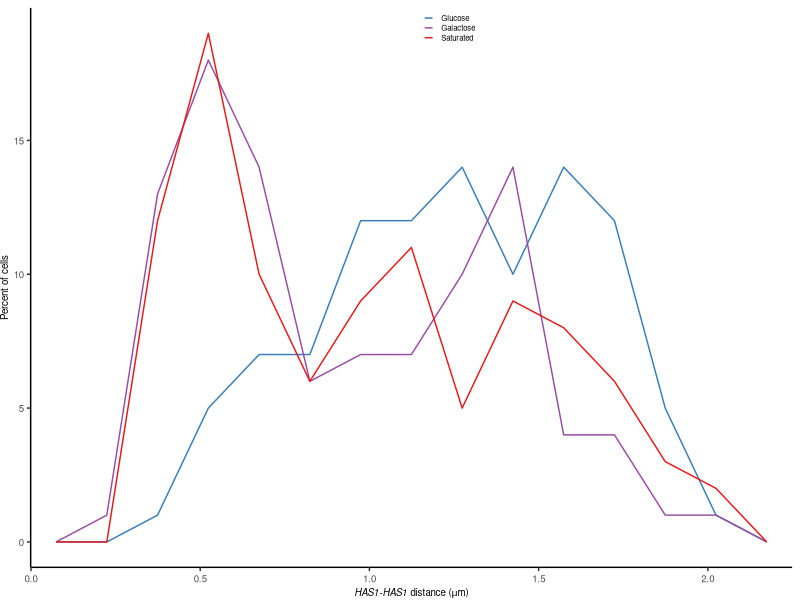
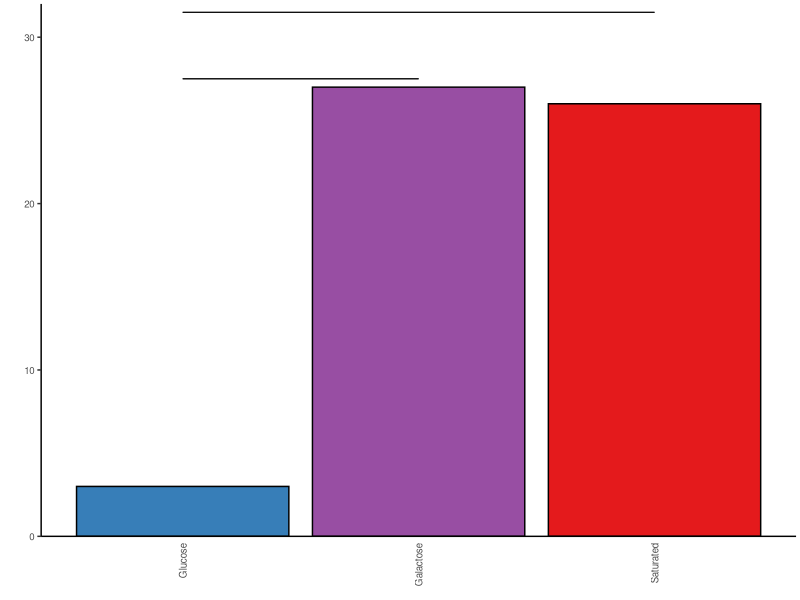
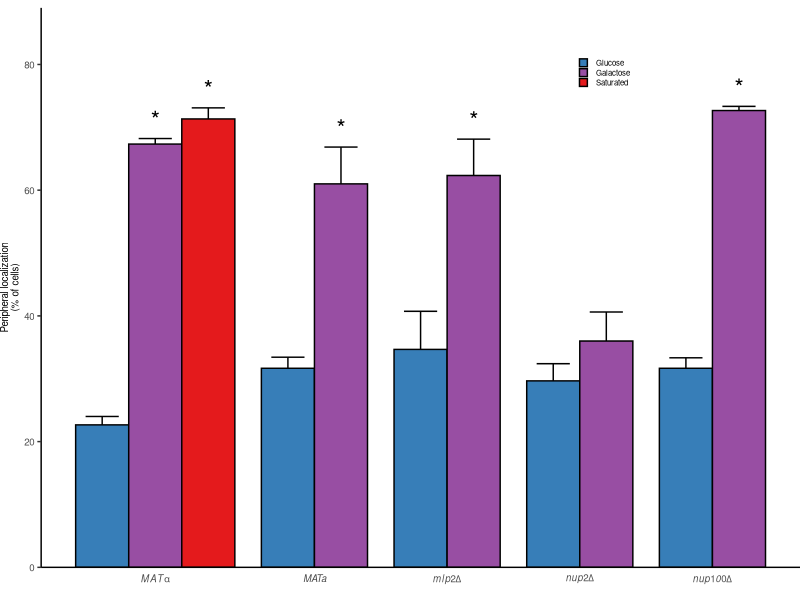

Generate these figures, in order, with R:
# load libraries ----
library(ggplot2)
library(scales)
library(RColorBrewer)
library(dplyr)
library(data.table)

# color palette and condition names ----
brewercols <- brewer.pal(7,"Set1")
cols=brewercols[c(2,4,1)]
conds=c("Glucose","Galactose","Saturated")

# HAS1 allele clustering ----

# load data
data <- read.csv("clustering_data.csv",header=FALSE)

# frequency polygon plot
pdf("HAS1_clustering_freqpoly.pdf",2.2,1.7)
ggplot(data) + geom_freqpoly(aes(x=V1,color=factor(V2,levels=conds)),binwidth=0.15,boundary=-0.001,size=.5) + 
  scale_color_manual(values = cols,name="",labels=conds) + 
  theme_classic() + 
  scale_x_continuous(expand=c(0,0)) + 
  theme(legend.position=c(0.55,0.98),text=element_text(size=7),axis.text=element_text(size=7),legend.key.size=unit(0.25,"cm")) + 
  xlab(expression(paste(italic("HAS1"),"-",italic("HAS1")," distance (",mu,"m)",sep=""))) + ylab("Percent of cells") +
  theme(plot.margin=unit(c(0.2,0.2,0,0),"cm"))
dev.off()

# calculate frequency d < 0.55 µm
dt <- data.table(data)
dt.out <- dt[,list(prop=sum(V1 < .55)/sum(V1 > 0)), by=V2]

# clustering bar plot
pdf("HAS1_clustering_bar.pdf",1.3,2)
ggplot(data.table(dt.out)) + geom_bar(aes(x=factor(V2,levels=conds),y=100*prop,fill=factor(V2,levels=conds)),stat="identity",color="black") + scale_fill_manual(values = cols,name="",labels=conds) +
  theme_classic() + xlab("") + theme(axis.ticks.x=element_blank(),axis.text.x=element_text(angle=90,hjust=1,vjust=0.5),text=element_text(size=7),axis.text=element_text(size=7),legend.position="none",legend.key.size=unit(0.25,"cm"),plot.margin=unit(c(0.1,0.1,0,0),"cm")) + 
  scale_y_continuous(expand=c(0,0),limits=c(0,32)) + ylab("\n") +
  scale_x_discrete(labels=conds) + 
  geom_segment(aes(x=1,xend=2,y=27.5,yend=27.5),size=0.25) + geom_segment(aes(x=1,xend=3,y=31.5,yend=31.5),size=0.25)
dev.off()

# HAS1 peripheral localization ----

# load data, calculate summary statistics
data2 <- read.csv("peripheral_data.csv",header=TRUE)
data2mat <- as.matrix(data2[,-1:-2])
data2$ave <- apply(data2mat,1,mean)
data2$sd <- apply(data2mat,1,sd)
data2$sem <- data2$sd/sqrt(3)

# plotting parameters
dodge <- position_dodge(width=0.8)
wid=0.8
spac=0.4
data2$x <- c(3*wid+spac,0,5*wid+2*spac,7*wid+3*spac,9*wid+4*spac,
             4*wid+spac,wid,6*wid+2*spac,8*wid+3*spac,10*wid+4*spac,
             2*wid)
data2$comb <- paste(data2$strain,data2$cond,sep="-")

# strain names and labels
strains <- c("WTalpha","WTa","mlp2","nup2","nup100")
strainlabs <- c(expression(italic(MAT * alpha)),
                expression(italic("MATa")),
                expression(italic(mlp2 * Delta)),
                expression(italic(nup2 * Delta)),
                expression(italic(nup100) * Delta))

# statistical significance
data2$mark <- c("","","","","","*","*","*","","*","*")

# peripheral localization bar plot
pdf("HAS1_peripheral.pdf",3.7,1.7)
ggplot(data2) + 
  geom_errorbar(aes(x=x,ymin=ave-sem,ymax=ave+sem),width=0.5) +
  geom_bar(aes(x=x,fill=factor(cond,levels=conds),y=ave),width=wid,stat="identity",color="black") + 
  scale_fill_manual(values=cols,name="",labels=conds) +
  theme_classic() + 
  scale_y_continuous(expand=c(0,0),limits=c(0,89)) + 
  ylab("Peripheral localization\n(% of cells)") + xlab("") +
  scale_x_continuous(breaks=c(wid,3.5*wid+spac,5.5*wid+2*spac,7.5*wid+3*spac,9.5*wid+4*spac),labels=strainlabs) + 
  theme(text=element_text(size=7),axis.ticks.x=element_blank(),axis.text=element_text(size=7),legend.key.size=unit(0.25,"cm"),
        plot.margin=unit(c(0.2,0,0,0),"cm"),legend.position=c(0.742,0.9)) +
  geom_text(aes(label=mark,x=x,y=ave+sem+3),size=6)
dev.off()
